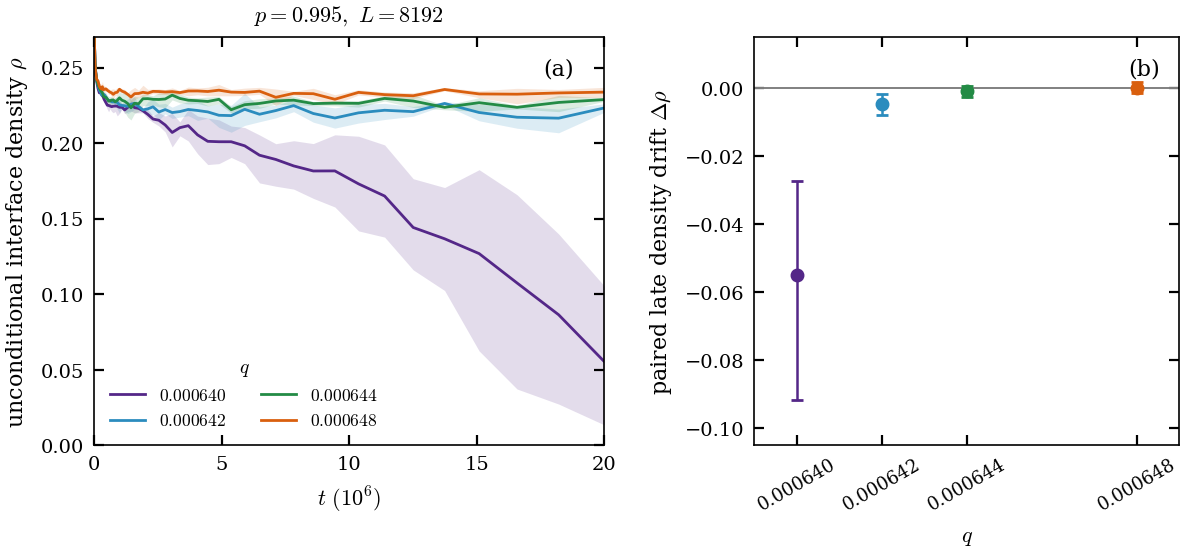

This chart was generated by the following Python code:
"""Largest-system near-voter trajectories and paired late density drift.

Requires all four predeclared four-run20M cohorts. Uses the existing unconditional
curves and time-weighted paired drift; no fit, extrapolation, or survivor filter.
"""
from collections import defaultdict
import json
from pathlib import Path
import numpy as np
import matplotlib.pyplot as plt
from matplotlib.ticker import FormatStrFormatter
from common import ROOT,PAGE,label,save
from fig_gpu_v2 import table,clear_figure
from campaign.v2.analysis.io import provenance,write_json

RESULT=Path(ROOT)/'campaign/v2/results/gpu'
QS=(.000640,.000642,.000644,.000648)
NAME='fig_gpu_near20m'


def main():
    status=json.loads((RESULT/'status.json').read_text())
    cohorts=[e for e in status['ensembles'] if e['p']==.995 and e['mode']=='bulk'
        and e['Lx']==8192 and e['Ly']==8192 and e['T']==20000000 and e['q'] in QS]
    ready=(len(cohorts)==4 and {e['q'] for e in cohorts}==set(QS)
        and all(e['ensemble_complete'] and e['n_complete']==4 for e in cohorts))
    write_json(RESULT/(NAME+'_coverage.json'),dict(n_required_cohorts=4,
        n_complete=sum(e['ensemble_complete'] for e in cohorts),all_complete=ready,
        q=list(QS),L=8192,T=20000000))
    if not ready:
        clear_figure(NAME);raise SystemExit('Largest near-voter figure awaits all four complete fixed cohorts')
    series=[r for r in table('bulk_curves') if r['p']==.995 and r['Lx']==8192 and r['T']==2e7]
    windows=[r for r in table('bulk_window_summary') if r['p']==.995 and r['Lx']==8192
        and r['T']==2e7 and r['start']==1e7 and r['end']==2e7]
    resamples=np.indices((4,4,4,4)).reshape(4,-1).T
    colors=['#542788','#2b8cbe','#238b45','#d95f0e']
    fig,axs=plt.subplots(1,2,figsize=(PAGE,2.65),gridspec_kw=dict(width_ratios=[1.2,1],wspace=.32))
    for q,color in zip(QS,colors):
        runs=defaultdict(list)
        for row in series:
            if row['q']==q:runs[row['run']].append(row)
        if len(runs)!=4:raise ValueError('Curve seed count differs from fixed cohort')
        records=[sorted(runs[key],key=lambda row:row['time']) for key in sorted(runs)]
        times=np.array([row['time'] for row in records[0]])
        if not all(np.array_equal(times,[r['time'] for r in rows]) for rows in records):raise ValueError('Nonmatching curve time grids')
        values=np.array([[r['rho'] for r in rows] for rows in records])
        mean=values.mean(0);lo,hi=np.quantile(values[resamples].mean(1),[.025,.975],axis=0)
        selected=times>=1000
        axs[0].plot(times[selected]/1e6,mean[selected],color=color,label=f'${q:.6f}$')
        axs[0].fill_between(times[selected]/1e6,lo[selected],hi[selected],color=color,alpha=.16,lw=0)
        row=next(r for r in windows if r['q']==q)
        y=row['rho_drift_mean'];low=row['rho_drift_ci_low'];high=row['rho_drift_ci_high']
        axs[1].errorbar(q,y,yerr=[[y-low],[high-y]],fmt='o',color=color,ms=4,capsize=2,lw=.9)
    axs[0].set(xlim=(0,20),ylim=(0,.27),xticks=[0,5,10,15,20],
        xlabel=r'$t\ (10^6)$',ylabel=r'unconditional interface density $\rho$',title=r'$p=0.995,\ L=8192$')
    axs[0].legend(title='$q$',title_fontsize=7,fontsize=6.3,ncol=2,loc='lower left')
    axs[1].axhline(0,color='.5',lw=.7)
    axs[1].set(xlim=(.000639,.000649),xticks=QS,ylim=(-.105,.015),
        xlabel='$q$',ylabel=r'paired late density drift $\Delta\rho$')
    axs[1].xaxis.set_major_formatter(FormatStrFormatter('%.6f'))
    axs[1].tick_params(axis='x',rotation=30,labelsize=6.5)
    for ax,letter in zip(axs,'ab'):label(ax,f'({letter})',x=.88)
    save(fig,NAME)
    write_json(RESULT/(NAME+'_provenance.json'),dict(
        inputs=provenance([RESULT/'status.json',RESULT/'bulk_curves.csv',RESULT/'bulk_window_summary.csv',Path(__file__)]),
        estimator='Unconditional run mean; known absorbing extensions retained; paired time-weighted15–20M minus10–15M means.',
        uncertainty='Pointwise95% empirical run-bootstrap percentile intervals. All256 ordered four-run resamples enumerated; approximate confidence coverage.'))
    print(NAME)

if __name__=='__main__':main()
